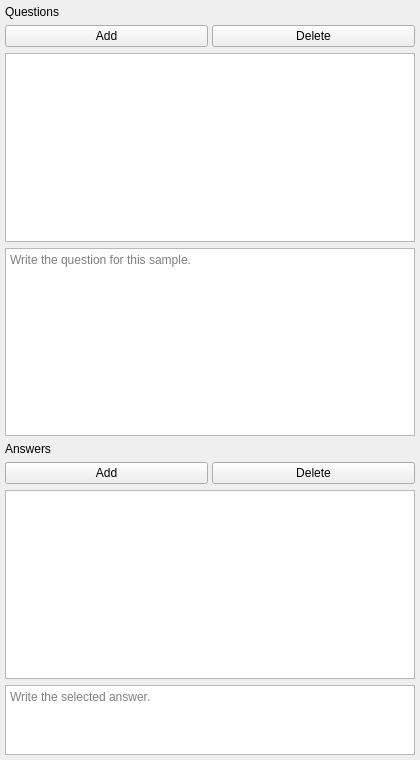
<?xml version="1.0" encoding="UTF-8"?>
<ui version="4.0">
 <class>QuestionAnswerAnnotationPanel</class>
 <widget class="QWidget" name="QuestionAnswerAnnotationPanel">
  <property name="geometry">
   <rect>
    <x>0</x>
    <y>0</y>
    <width>420</width>
    <height>760</height>
   </rect>
  </property>
  <layout class="QVBoxLayout" name="qaMainLayout">
   <property name="spacing">
    <number>6</number>
   </property>
   <property name="leftMargin">
    <number>5</number>
   </property>
   <property name="topMargin">
    <number>5</number>
   </property>
   <property name="rightMargin">
    <number>5</number>
   </property>
   <property name="bottomMargin">
    <number>5</number>
   </property>
   <item>
    <widget class="QLabel" name="questionHeaderLabel">
     <property name="text">
      <string>Questions</string>
     </property>
     <property name="class" stdset="0">
      <string notr="true">panel_header_lbl</string>
     </property>
    </widget>
   </item>
   <item>
    <layout class="QHBoxLayout" name="questionButtonLayout">
     <property name="spacing">
      <number>4</number>
     </property>
     <item>
      <widget class="QPushButton" name="addQuestionButton">
       <property name="text">
        <string>Add</string>
       </property>
      </widget>
     </item>
     <item>
      <widget class="QPushButton" name="deleteQuestionButton">
       <property name="text">
        <string>Delete</string>
       </property>
      </widget>
     </item>
    </layout>
   </item>
   <item>
    <widget class="QListWidget" name="questionList">
     <property name="minimumHeight">
      <number>120</number>
     </property>
    </widget>
   </item>
   <item>
    <widget class="QPlainTextEdit" name="questionEditor">
     <property name="minimumHeight">
      <number>90</number>
     </property>
     <property name="placeholderText">
      <string>Write the question for this sample.</string>
     </property>
    </widget>
   </item>
   <item>
    <widget class="QLabel" name="answerHeaderLabel">
     <property name="text">
      <string>Answers</string>
     </property>
     <property name="class" stdset="0">
      <string notr="true">panel_header_lbl</string>
     </property>
    </widget>
   </item>
   <item>
    <layout class="QHBoxLayout" name="answerButtonLayout">
     <property name="spacing">
      <number>4</number>
     </property>
     <item>
      <widget class="QPushButton" name="addAnswerButton">
       <property name="text">
        <string>Add</string>
       </property>
      </widget>
     </item>
     <item>
      <widget class="QPushButton" name="deleteAnswerButton">
       <property name="text">
        <string>Delete</string>
       </property>
      </widget>
     </item>
    </layout>
   </item>
   <item>
    <widget class="QListWidget" name="answerList">
     <property name="minimumHeight">
      <number>100</number>
     </property>
    </widget>
   </item>
   <item>
    <widget class="QPlainTextEdit" name="answerEditor">
     <property name="sizePolicy">
      <sizepolicy hsizetype="Preferred" vsizetype="Expanding">
       <horstretch>0</horstretch>
       <verstretch>1</verstretch>
      </sizepolicy>
     </property>
     <property name="placeholderText">
      <string>Write the selected answer.</string>
     </property>
    </widget>
   </item>
  </layout>
 </widget>
 <resources/>
 <connections/>
</ui>
